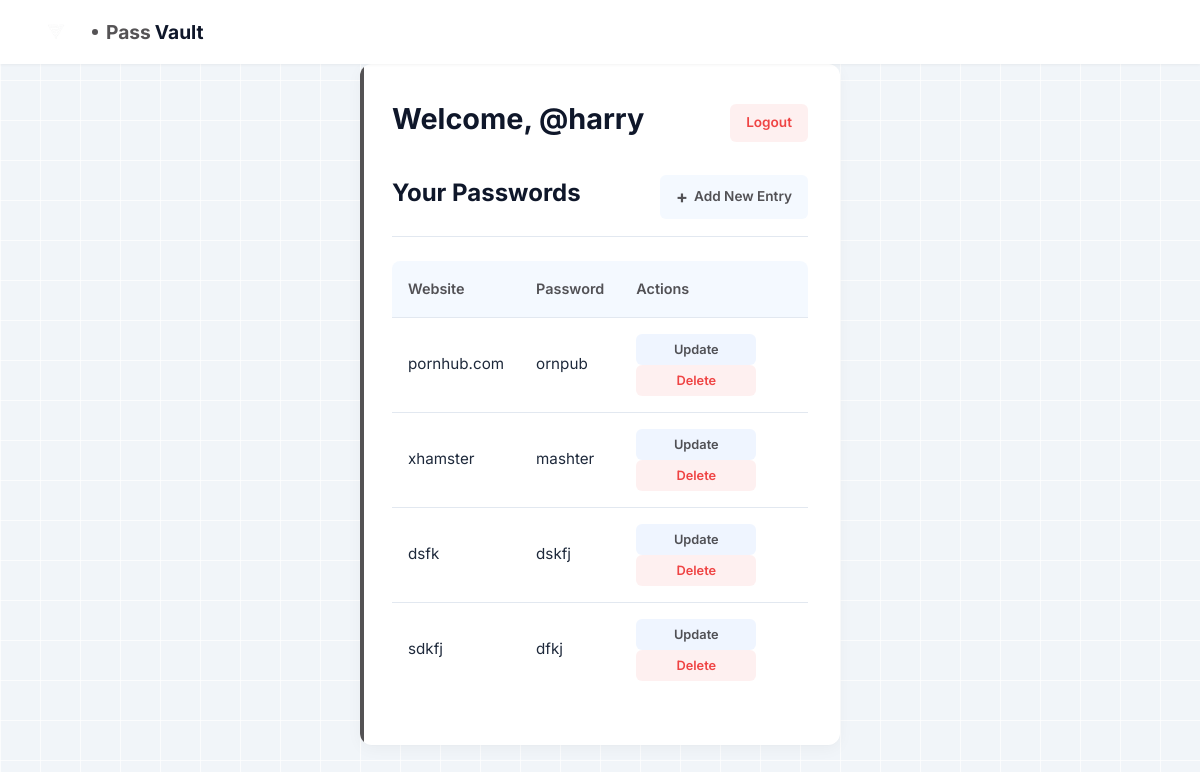
The page /dashboard/ (signed in) on the database its author committed.
### manager/models.py (models this page shows, shortened)
class PasswordEntry(models.Model):
    user = models.ForeignKey(User, on_delete=models.CASCADE)  # Link entries to users
    website = models.CharField(max_length=255)
    username = models.CharField(max_length=255)
    encrypted_password = models.CharField(max_length=255)  # Store encrypted password
    def get_password(self):
        decrypted_password = self.encrypted_password  # Placeholder, replace with actual decryption
        return decrypted_password

### manager/views.py (the view)
# urls.py: path('dashboard/', views.dashboard_view, name='dashboard'),
@login_required
def dashboard_view(request):
    entries = PasswordEntry.objects.filter(user=request.user)
    return render(request, 'dashboard.html', {'entries': entries})

### manager/templates/dashboard.html (shortened to what this page needs)
<!DOCTYPE html>
<html>
<head>
    {% load static %}
    <link rel="stylesheet" href="{% static 'styles.css' %}">
</head>
<body>
    <div class="header">
        <div class="logo">
            <img src="/static/logo.png" alt="PassVault">
        </div>
        <div class="site-title">
            <span>Pass</span>Vault
        </div>
    </div>
    <div class="container">
        <div class="card">
            <div class="dashboard-header">
                <h1>Welcome, {{ request.user.username }}</h1>
                <a href="{% url 'logout' %}" class="logout-btn">Logout</a>
            </div>
            <div class="dashboard-actions">
                <h2>Your Passwords</h2>
                <a href="{% url 'add' %}" class="add-btn">Add New Entry</a>
            </div>
            <table>
                <thead>
                    <tr>
                        <th>Website</th>
                        <th>Password</th>
                        <th>Actions</th>
                    </tr>
                </thead>
                <tbody>
                    {% for entry in entries %}
                    <tr>
                        <td>{{ entry.website }}</td>
                        <td>{{ entry.get_password }}</td>
                        <td>
                            <form action="{% url 'update' entry.id %}" method="get" style="display:inline;">
                                <button type="submit" class="action-button update-button">Update</button>
                            </form>
                            <form action="{% url 'delete' entry.id %}" method="post" style="display:inline;">
                                <button type="submit" class="action-button delete-button">Delete</button>
                            </form>
                        </td>
                    </tr>
                    {% endfor %}
                </tbody>
            </table>
        </div>
    </div>
</body>
</html>

### manager/static/styles.css (style rules this page uses)
* { box-sizing: border-box; font-family: 'Inter', system-ui, sans-serif; margin: 0; padding: 0; }
:root { --primary: #070407af; --primary-hover: #2563eb; --primary-light: #60a5fa; --primary-bg: #eff6ffa5; --secondary: #1e40af; --success: #0ea5e9; --danger: #ef4444; --warning: #f59e0b; --dark: #0f172a; --gray: #f1f5f9; --gray-lighter: #f8fafc; --text: #1e293b; --text-light: #64748b; --border: #e2e8f0; --card-bg: #ffffff; }
body { background-color: #f1f5f9; background-image: linear-gradient(rgba(255, 255, 255, 0.7) 1px, transparent 1px), linear-gradient(90deg, rgba(255, 255, 255, 0.7) 1px, transparent 1px); background-size: 40px 40px; background-attachment: fixed; margin: 0; padding: 0; display: flex; flex-direction: column; justify-content: center; align-items: center; min-height: 100vh; color: var(--text); line-height: 1.6; }
h1, h2 { color: var(--dark); font-weight: 700; margin-bottom: 0.5rem; }
h1 { font-size: 1.8rem; color: var(--dark); }
h2 { font-size: 1.5rem; }
.container { display: flex; flex-direction: column; align-items: center; width: 100%; padding: 2rem; margin-top: 2rem; }
.card { background: var(--card-bg); border-radius: 12px; box-shadow: 0 4px 16px rgba(0, 0, 0, 0.04), 0 1px 3px rgba(0, 0, 0, 0.02); width: 100%; max-width: 480px; padding: 2rem; margin-bottom: 2rem; transition: all 0.3s ease; position: relative; overflow: hidden; animation: fadeIn 0.6s ease-out forwards; }
.card::before { content: ""; position: absolute; top: 0; left: 0; width: 4px; height: 100%; background: var(--primary); }
button { background-color: var(--primary); color: white; border: none; border-radius: 8px; padding: 0.75rem 1.5rem; font-size: 0.95rem; font-weight: 600; cursor: pointer; transition: all 0.3s ease; width: auto; min-width: 120px; display: inline-flex; align-items: center; justify-content: center; }
a { color: var(--primary); text-decoration: none; font-weight: 500; transition: all 0.3s ease; }
.header { position: fixed; top: 0; left: 0; right: 0; display: flex; align-items: center; padding: 1rem 2rem; background-color: var(--card-bg); box-shadow: 0 1px 3px rgba(0, 0, 0, 0.05); z-index: 1000; }
.logo { display: flex; align-items: center; }
.logo img { height: 32px; width: auto; margin-right: 12px; }
.site-title { font-size: 1.2rem; font-weight: 700; color: var(--dark); display: flex; align-items: center; }
.site-title span { color: var(--primary); margin-right: 4px; }
.site-title::before { content: ""; display: inline-block; width: 6px; height: 6px; background-color: var(--primary); border-radius: 50%; margin-right: 8px; }
.dashboard-header { display: flex; justify-content: space-between; align-items: center; margin-bottom: 1.5rem; }
.dashboard-actions { display: flex; justify-content: space-between; align-items: center; margin-bottom: 1.5rem; padding-bottom: 1rem; border-bottom: 1px solid var(--border); }
.logout-btn { padding: 0.5rem 1rem; background-color: rgba(239, 68, 68, 0.08); border-radius: 6px; color: var(--danger); font-weight: 600; font-size: 0.85rem; transition: all 0.2s ease; }
.add-btn { padding: 0.5rem 1rem; background-color: var(--primary-bg); border-radius: 6px; color: var(--primary); font-weight: 600; font-size: 0.85rem; transition: all 0.2s ease; display: flex; align-items: center; }
.add-btn::before { content: "+"; font-size: 1.1rem; font-weight: 700; margin-right: 6px; }
table { width: 100%; border-collapse: separate; border-spacing: 0; margin: 1rem 0; border-radius: 8px; overflow: hidden; }
th { background-color: var(--primary-bg); font-weight: 600; text-align: left; padding: 1rem; color: var(--primary); font-size: 0.9rem; border-bottom: 1px solid var(--border); }
td { padding: 1rem; border-bottom: 1px solid var(--border); font-size: 0.95rem; background-color: var(--card-bg); }
tr:last-child td { border-bottom: none; }
tbody { max-height: 50vh; overflow-y: auto; }
.action-button { padding: 0.5rem 0.75rem; border-radius: 6px; font-size: 0.8rem; font-weight: 600; cursor: pointer; transition: all 0.2s ease; margin-right: 0.5rem; border: none; display: inline-flex; align-items: center; justify-content: center; }
.update-button { background-color: rgba(59, 130, 246, 0.08); color: var(--primary); }
.delete-button { background-color: rgba(239, 68, 68, 0.08); color: var(--danger); }

### rows shown on the page
PasswordEntry: website "pornhub.com", get_password "ornpub"
PasswordEntry: website "xhamster", get_password "mashter"
PasswordEntry: website "dsfk", get_password "dskfj"
PasswordEntry: website "sdkfj", get_password "dfkj"

### other values the page prints
{{ request.user.username }} "@harry"
